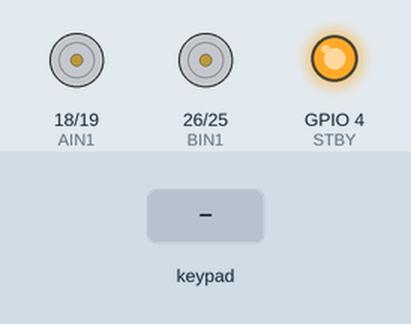
This sketch was run on a simulated ESP32. Shown: motor-driver pin pairs drawn as motors (green arrow = first pin HIGH = forward, orange = second pin HIGH = backward, longer = more drive, scaled by the enable pin, stopped while the standby pin is LOW), output pins drawn as LEDs (lit = HIGH). Inputs (shaded band) come from the test bench.

Above: at 1.2 s.
1.3 s: key 'U' pressed
At 1.5 s:
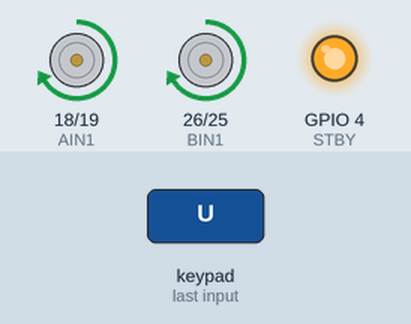
3.2 s: key 'D' pressed
At 3.4 s:
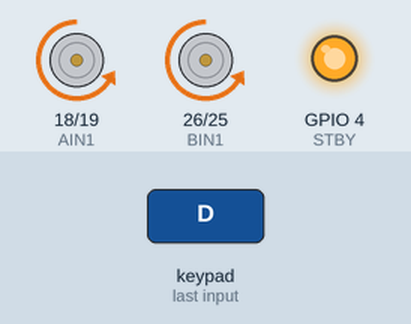
5.1 s: key 'L' pressed
At 5.3 s:
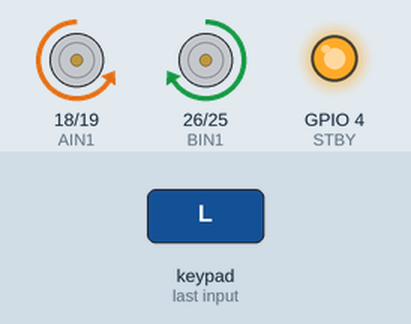
7.0 s: key 'R' pressed
At 7.2 s:
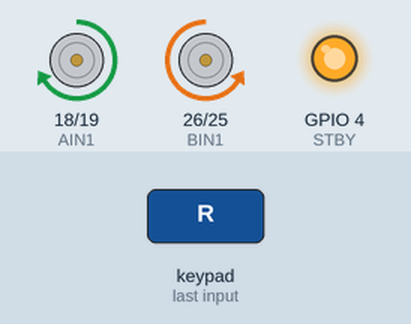
Timing chart, 0 to 9.9 s (numbered marks = the images above; inputs shaded):
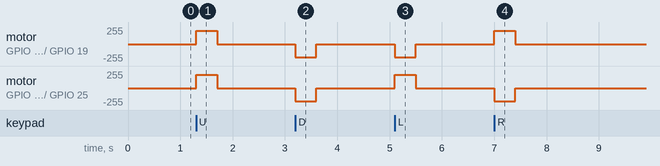

Measured:
- after the input at 1.3 s, motor on GPIO 18 (AIN1) / GPIO 19 (AIN2), motor on GPIO 26 (BIN1) / GPIO 25 (BIN2): stopped → forward 199/255 at once, → stopped 0.40 s later
- after the input at 3.2 s, motor on GPIO 18 (AIN1) / GPIO 19 (AIN2), motor on GPIO 26 (BIN1) / GPIO 25 (BIN2): stopped → backward 199/255 at once, → stopped 0.40 s later
- after the input at 5.1 s, motor on GPIO 18 (AIN1) / GPIO 19 (AIN2): stopped → backward 199/255 at once, → stopped 0.40 s later; motor on GPIO 26 (BIN1) / GPIO 25 (BIN2): stopped → forward 199/255 at once, → stopped 0.40 s later
- after the input at 7.0 s, motor on GPIO 18 (AIN1) / GPIO 19 (AIN2): stopped → forward 199/255 at once, → stopped 0.40 s later; motor on GPIO 26 (BIN1) / GPIO 25 (BIN2): stopped → backward 199/255 at once, → stopped 0.40 s later

The sketch:

MotorDriver_Try1.ino
```cpp
#define CUSTOM_SETTINGS
#define INCLUDE_GAMEPAD_MODULE
#include <DabbleESP32.h>

// ---------------- Pin Definitions ----------------
// Motor A
#define PWMA 5      // D5 -> GPIO5
#define AIN1 18     // D18 -> GPIO18
#define AIN2 19     // D19 -> GPIO19

// Motor B
#define PWMB 27     // D27 -> GPIO27
#define BIN1 26     // D26 -> GPIO26
#define BIN2 25     // D25 -> GPIO25

// Standby (moved from GPIO34 to GPIO4)
#define STBY 4      // D4 -> GPIO4

// ---------------- PWM Configuration (Core 2.x) ----------------
#define CHANNEL_A 0
#define CHANNEL_B 1
#define PWM_FREQ 1000
#define PWM_RESOLUTION 8   // 0–255

int motorSpeed = 200;

// ---------------- Setup ----------------
void setup()
{
  Serial.begin(115200);
  Dabble.begin("ESP32_Car");

  pinMode(AIN1, OUTPUT);
  pinMode(AIN2, OUTPUT);
  pinMode(BIN1, OUTPUT);
  pinMode(BIN2, OUTPUT);
  pinMode(STBY, OUTPUT);

  // Enable motor driver
  digitalWrite(STBY, HIGH);

  // LEDC setup (ESP32 Core 2.x)
  ledcSetup(CHANNEL_A, PWM_FREQ, PWM_RESOLUTION);
  ledcAttachPin(PWMA, CHANNEL_A);

  ledcSetup(CHANNEL_B, PWM_FREQ, PWM_RESOLUTION);
  ledcAttachPin(PWMB, CHANNEL_B);
}

// ---------------- Main Loop ----------------
void loop()
{
  Dabble.processInput();

  if (GamePad.isUpPressed())
  {
    moveForward(motorSpeed);
  }
  else if (GamePad.isDownPressed())
  {
    moveBackward(motorSpeed);
  }
  else if (GamePad.isLeftPressed())
  {
    turnLeft(motorSpeed);
  }
  else if (GamePad.isRightPressed())
  {
    turnRight(motorSpeed);
  }
  else
  {
    stopMotors();
  }
}

// ---------------- Movement Functions ----------------
void moveForward(int speed)
{
  digitalWrite(AIN1, HIGH);
  digitalWrite(AIN2, LOW);
  digitalWrite(BIN1, HIGH);
  digitalWrite(BIN2, LOW);

  ledcWrite(CHANNEL_A, speed);
  ledcWrite(CHANNEL_B, speed);
}

void moveBackward(int speed)
{
  digitalWrite(AIN1, LOW);
  digitalWrite(AIN2, HIGH);
  digitalWrite(BIN1, LOW);
  digitalWrite(BIN2, HIGH);

  ledcWrite(CHANNEL_A, speed);
  ledcWrite(CHANNEL_B, speed);
}

void turnLeft(int speed)
{
  digitalWrite(AIN1, LOW);
  digitalWrite(AIN2, HIGH);
  digitalWrite(BIN1, HIGH);
  digitalWrite(BIN2, LOW);

  ledcWrite(CHANNEL_A, speed);
  ledcWrite(CHANNEL_B, speed);
}

void turnRight(int speed)
{
  digitalWrite(AIN1, HIGH);
  digitalWrite(AIN2, LOW);
  digitalWrite(BIN1, LOW);
  digitalWrite(BIN2, HIGH);

  ledcWrite(CHANNEL_A, speed);
  ledcWrite(CHANNEL_B, speed);
}

void stopMotors()
{
  ledcWrite(CHANNEL_A, 0);
  ledcWrite(CHANNEL_B, 0);

  digitalWrite(AIN1, LOW);
  digitalWrite(AIN2, LOW);
  digitalWrite(BIN1, LOW);
  digitalWrite(BIN2, LOW);
}
```
